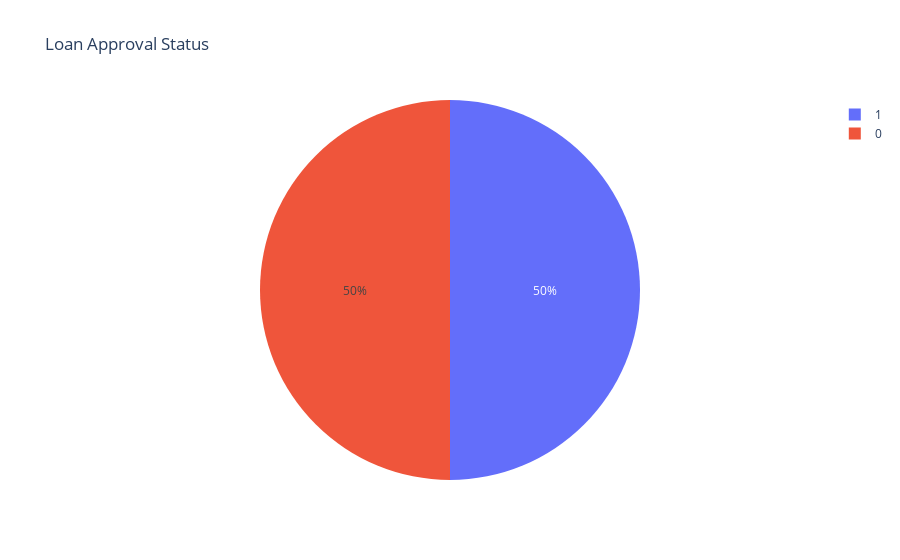

Notebook source saved alongside this figure:
### Code cell
import plotly.express as px

loan_status_count = loan_df['Loan_Status'].value_counts()
fig_loan_status = px.pie(loan_status_count, 
                         names=loan_status_count.index, 
                         title='Loan Approval Status')
fig_loan_status.show()

### Figure 1 — Plotly figure (JSON) as saved in the notebook; plotly's stock layout.template omitted (floating-point values rounded to 4 significant figures)
{"data": [{"domain": {"x": [0, 1], "y": [0, 1]}, "hovertemplate": "index=%{label}<extra></extra>", "labels": [1, 0], "legendgroup": "", "name": "", "showlegend": true, "type": "pie"}], "layout": {"legend": {"tracegroupgap": 0}, "title": {"text": "Loan Approval Status"}}}
